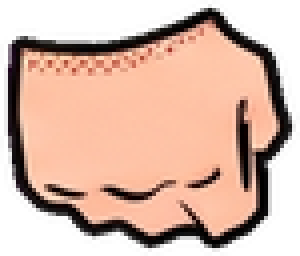
#> input picture Gemini/卡42_主角标准站立图/部件A/hand_far.png, 75 x 64 px, given in place of _A.png, which was not available (shown 4 times larger)
$ python make_kid_a3.py out.png
#> lines starting #> are read from the running program, lines starting #| are printed output that depends on the picture; after the words box and inside, x2 and y2 are one past the last pixel; in counts of white or black regions, pixels touching at a corner belong together
# 卡42 v3：标准站立图 A → 带手肘、膝盖、脚踝的部件（同一张图上拆，关节点都在原图坐标里量）。
# 输出 部件A3/：torso head upper fore hand thigh shin foot（远侧 *_far 用同一张，游戏里压暗）+ parts.json（rig_version 3）。
import os, sys, json, numpy as np, cv2
from PIL import Image
OUT = sys.argv[1] if len(sys.argv) > 1 else '部件A3'; os.makedirs(OUT, exist_ok=True)
def rgba(path):
#> called with path = '出图/_A.png'
    a = np.asarray(Image.open(path).convert('RGB')).astype(np.float32); r, g, b = a[..., 0], a[..., 1], a[..., 2]
#> after `r, g, b = (a[..., 0], a[..., 1], a[..., 2])`:
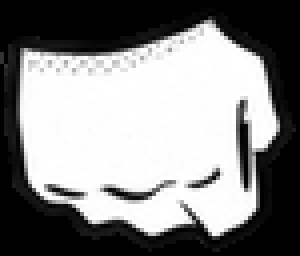
#> r: shape (64, 75) float32 (shown 4 times larger); min 0, max 255, mean 134.6
#> after `r, g, b = (a[..., 0], a[..., 1], a[..., 2])`:
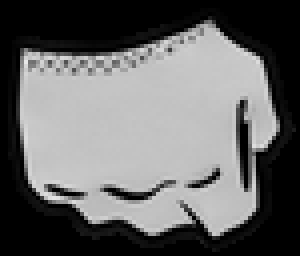
#> g: shape (64, 75) float32 (shown 4 times larger); min 0, max 232, mean 102.2
#> after `r, g, b = (a[..., 0], a[..., 1], a[..., 2])`:
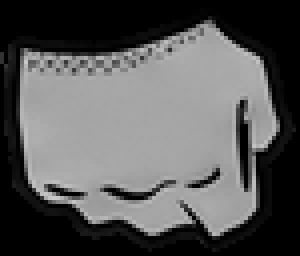
#> b: shape (64, 75) float32 (shown 4 times larger); min 0, max 201, mean 87.7
    bg = np.clip((np.minimum(r, b) - g - .6 * np.abs(r - b) - 40) / 60, 0, 1); al = 1 - bg
#> after `bg = np.clip((np.minimum(r, b) - g - 0.6 * np.abs(r - b) - 40) / 60, 0`:
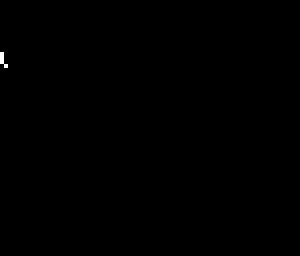
#> bg: shape (64, 75) float32 (shown 4 times larger); values 0 (black) and 0.183 (white), 0.08% white in thin lines or dots, all inside (x1, y1, x2, y2) = (0, 13, 2, 17)
    col = np.clip((a - bg[..., None] * np.array([255, 0, 255], np.float32)) / np.maximum(al, 1e-3)[..., None], 0, 255)
    e = (al < .98) & (al > 0); gg = col[..., 1]
    col[..., 0] = np.where(e, np.minimum(col[..., 0], gg + 60), col[..., 0]); col[..., 2] = np.where(e, np.minimum(col[..., 2], gg + 60), col[..., 2])
    return np.dstack([col, al * 255]).astype(np.float32)
A = rgba('出图/_A.png'); B = rgba('出图/_B_aligned.png'); H, W = A.shape[:2]
#> call 2 of rgba, with path = '出图/_B_aligned.png'
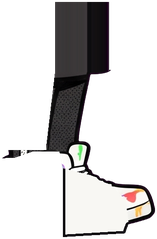
#> input picture Gemini/卡42_主角标准站立图/部件A/leg_far.png, 157 x 239 px, given in place of _B_aligned.png, which was not available
#> in rgba (call 2), `bg = np.clip((np.minimum(r, b) - g - 0.6 * np.abs(r - b) - 40) / 60, 0`:
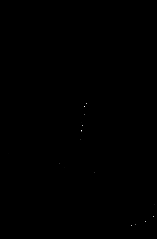
#> bg: shape (239, 157) float32; min 0, max 1, mean 0.000203
#> in rgba (call 2), `al = 1 - bg`:
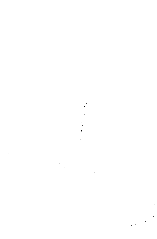
#> al: shape (239, 157) float32; min 0, max 1, mean 1
#> in rgba (call 2), `e = (al < 0.98) & (al > 0)`: e: shape (239, 157) bool; 0.04% white in thin lines or dots, all inside (x1, y1, x2, y2) = (59, 103, 155, 226)
#> after `H, W = A.shape[:2]`: H = 64; W = 75
#> (the run stopped early here; a loop or call above may not have finished)
